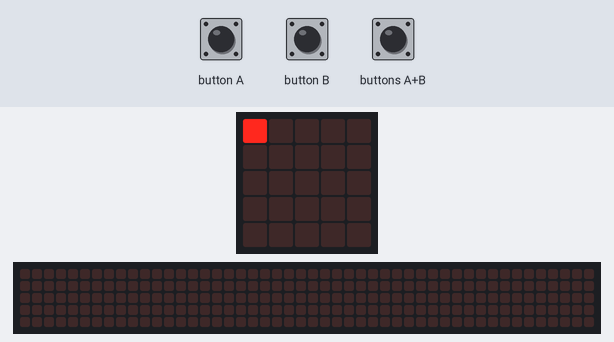
Bench run of a program on a simulated BBC micro:bit (MakeCode). On the bench: the board's 5×5 LED display, a strip that is not on the board, showing the scrolling text unrolled. Inputs (shaded band) come from the test bench. The 48×5 strip is a reading aid, not a part: it shows the text the display is scrolling, unrolled, one strip-width of it at a time.

Above: at 1.2 s.
1.3 s: button A pressed for 0.15 s
At 2.8 s:
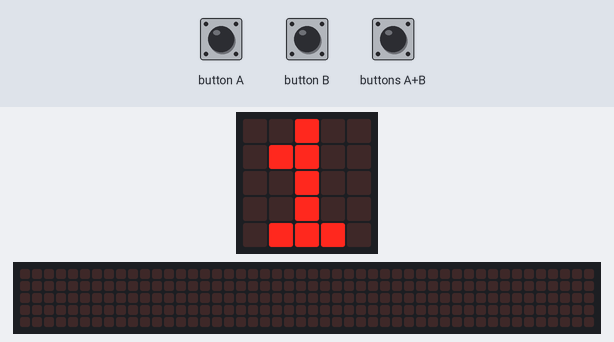
4.4 s: buttons A+B pressed for 0.15 s
At 4.6 s:
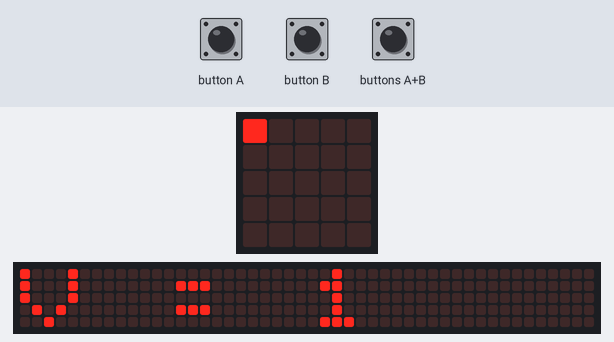
5.1 s: button B pressed for 0.15 s
5.8 s: button A pressed for 0.15 s
6.5 s: buttons A+B pressed 2 times (0.12 s each, 0.3 s apart)
At 7.12 s:
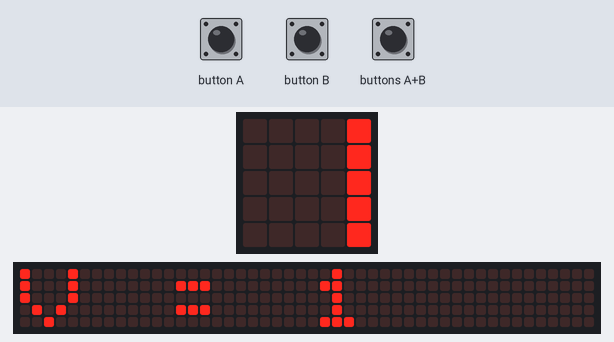
8.8 s: buttons A+B pressed for 1 s
At 9.87 s:
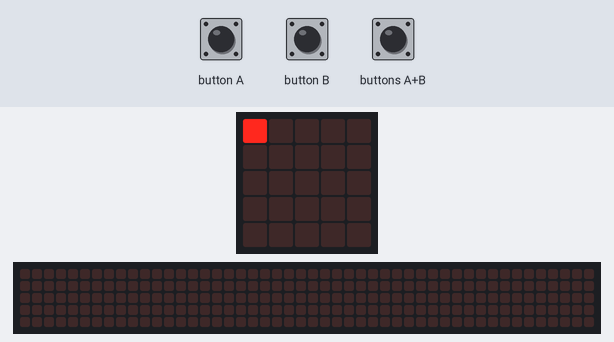
Timing chart, 0 to 11.8 s (numbered marks = the images above; inputs shaded):
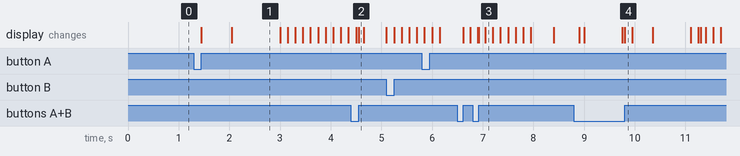

Measured:
- after the input at 1.3 s, the display: first changes after 0.15 s (image 1 shows a later state)
- after the input at 4.4 s, the display: first differs from a run without the input after 0.15 s (image 2)
- after the input at 6.5 s, the display: first changes after 0.12 s (image 3 shows a later state)
- after the input at 8.8 s, the display: first differs from a run without the input after 1.0 s (image 4)
- what the display in image 1 shows lasts 0.9 s, from 2.1 s to 3.0 s

The program:

main.ts
```typescript
input.onButtonPressed(Button.A, function () {
    basic.showArrow(ArrowNames.East)
    Coordenada_X += 1
    basic.showNumber(Coordenada_X)
    basic.pause(200)
    if (!(Validar_coordenas())) {
        basic.showIcon(IconNames.No)
    }
})
input.onButtonPressed(Button.AB, function () {
    Inicia_coordenadas()
})
function Inicia_coordenadas () {
    basic.clearScreen()
    Coordenada_X = 0
    Coordenada_Y = 0
    Numero_vuelos = 0
    led.plot(Coordenada_X, Coordenada_Y)
}
input.onButtonPressed(Button.B, function () {
    basic.showArrow(ArrowNames.South)
    Coordenada_Y += 1
    basic.showNumber(Coordenada_Y)
    basic.pause(200)
    if (!(Validar_coordenas())) {
        basic.showIcon(IconNames.No)
    }
})
function Validar_coordenas () {
    if (Numero_vuelos <= 4 && (Coordenada_X <= 4 && Coordenada_Y <= 4)) {
        basic.clearScreen()
        Numero_vuelos += 1
        basic.showString("V = " + Numero_vuelos)
        basic.pause(500)
        led.plot(Coordenada_X, Coordenada_Y)
        return true
    } else {
        return false
    }
}
let Numero_vuelos = 0
let Coordenada_Y = 0
let Coordenada_X = 0
Inicia_coordenadas()
```

test.ts
```typescript
// aquí va el archivo "tests"; esto no se compilará cuando este paquete se utilice como una extensión.
```
